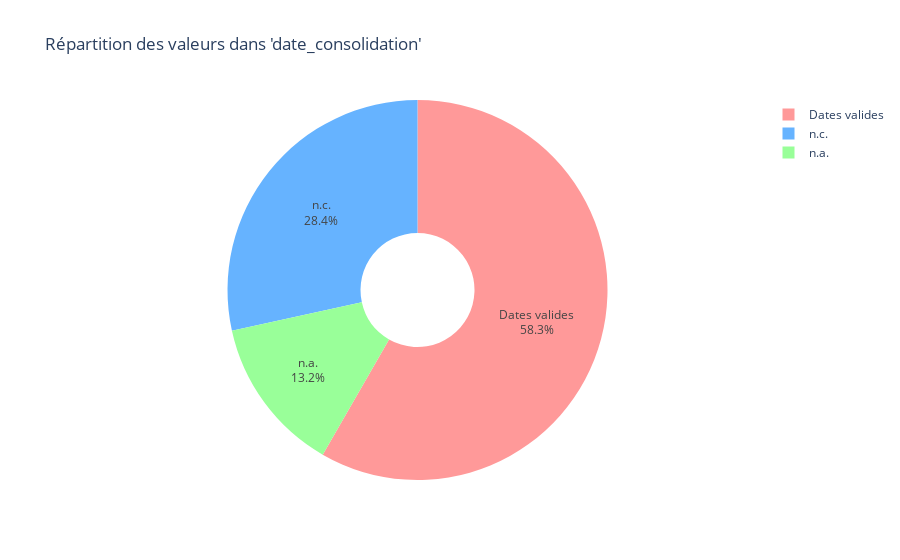

Notebook code for this chart:
### Code cell
camenbert_date_consolidation(df)

### Figure 1 — Plotly figure (JSON) as saved in the notebook; plotly's stock layout.template omitted (floating-point values rounded to 4 significant figures)
{"data": [{"domain": {"x": [0, 1], "y": [0, 1]}, "hole": 0.3, "hovertemplate": "Catégorie=%{label}<br>Nombre=%{value}<extra></extra>", "labels": ["n.c.", "n.a.", "Dates valides"], "legendgroup": "", "name": "", "showlegend": true, "textinfo": "percent+label", "type": "pie", "values": [219, 102, 449]}], "layout": {"legend": {"tracegroupgap": 0}, "piecolorway": ["#FF9999", "#66B3FF", "#99FF99"], "title": {"text": "Répartition des valeurs dans 'date_consolidation'"}}}
